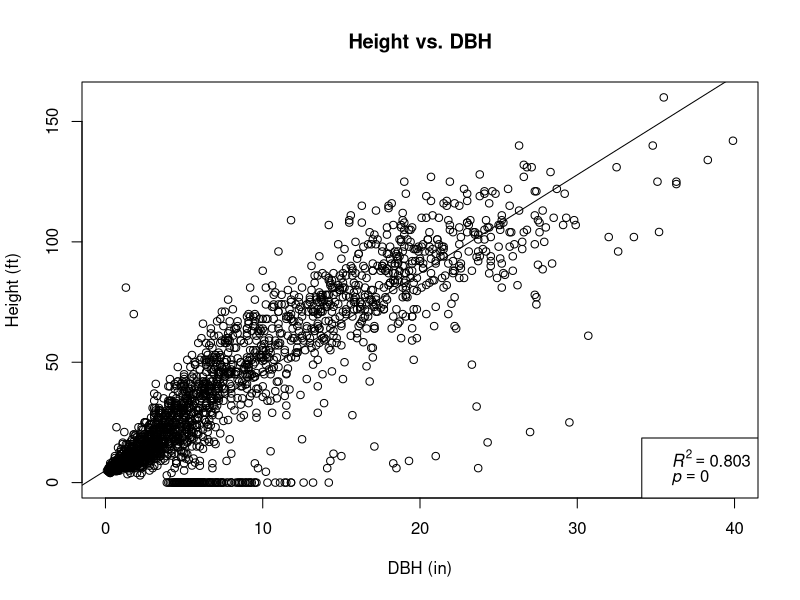
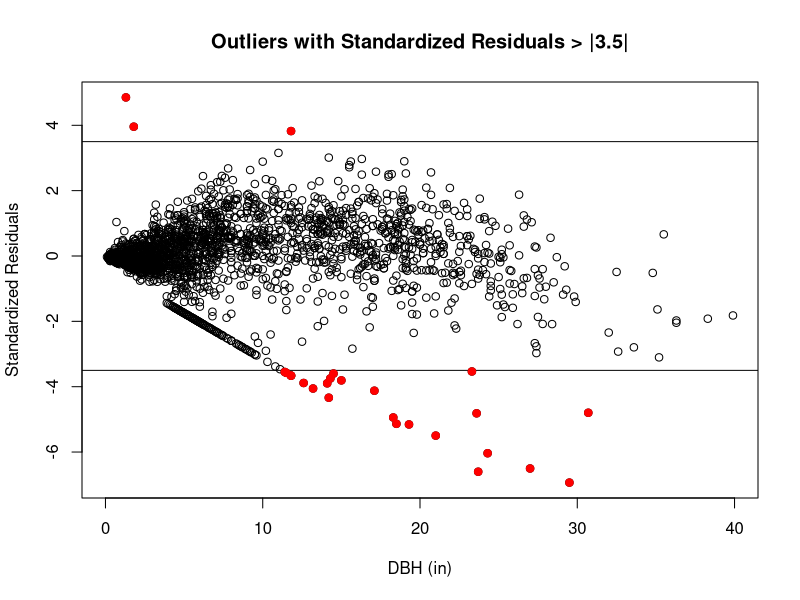
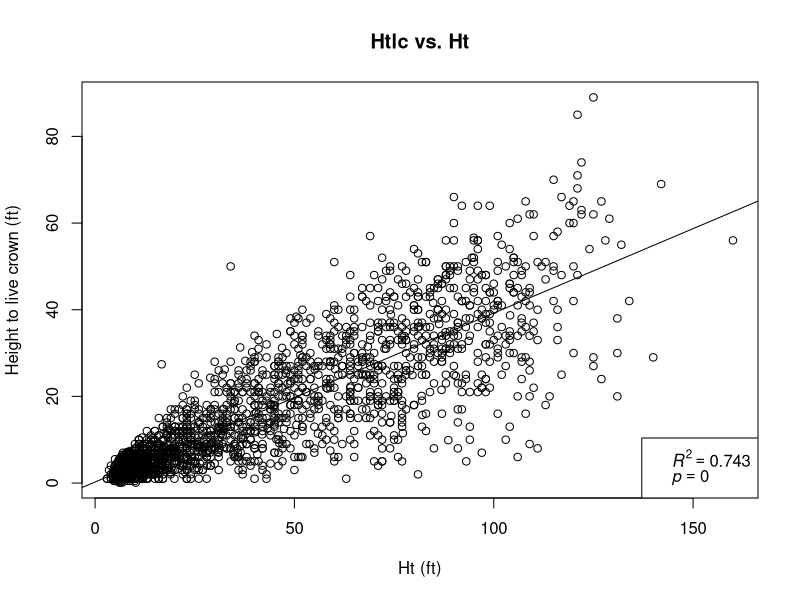
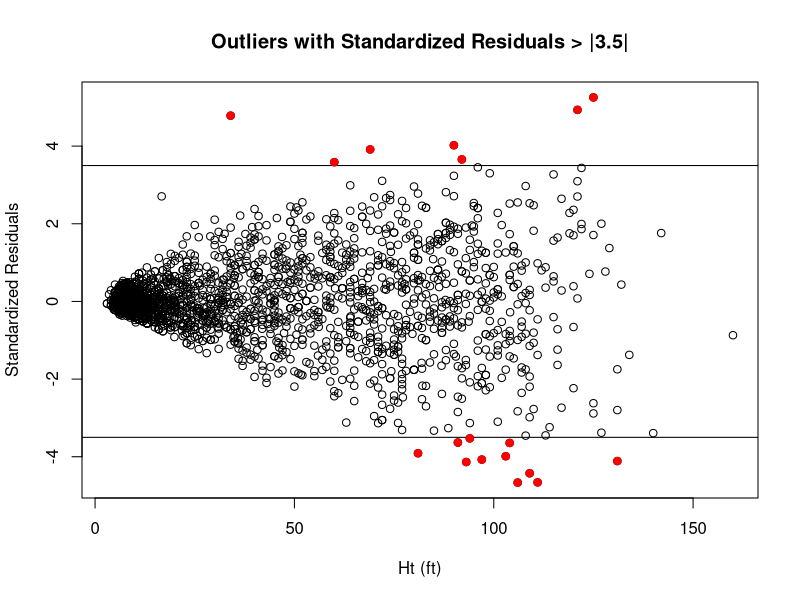

The R script that drew these images, in order:
###    Setup workspace
#Identify user
username <- Sys.getenv("USERNAME")

#Create file path to Git repository
dir <- paste("C:/Users/", username, "/Documents/GitHub/Quality-Control---Overstory", sep = "")

#Set working directory
setwd(dir)

##  Load Packages

##  Load Data
trees = data.frame(read.csv("tbl_trees.csv"))
sample_units = data.frame(read.csv("tbl_unit.csv"))
sample_episodes = data.frame(read.csv("tbl_unitSamplingEpisode.csv"))

## Remove unnecessary data from sample_units object
## This will make file easier to view
sample_units <- sample_units[,-c(5:12, 14:17, 21:24)]

##  Add Unit Name
unitID <- merge(sample_episodes[,1:2], sample_units[,1:3], by = "unitID")
unitID <- unitID[,-3]
unitID <- unitID[,-1]
trees <- merge(trees , unitID , by = "unitSamplingEpisodeID")
#during this step 202 records are deleted (because they have an unrecognized UnitSamplingEpisodeID of 18).  It appears that they are duplicates from UnitSamplingID 11 (Angel)

###    Logical Boundaries
##  Heights
OutL1 <- trees[trees$htlc_ft > trees$ht_ft,]
OutL1 <- OutL1[!is.na(OutL1$treeID),]
OutL2 <- trees[trees$cbh_ft > trees$htlc_ft,]
OutL2 <- OutL2[!is.na(OutL2$treeID),]


##  Scorch/Char
OutL3 <- trees[trees$minBoleChar_ft > trees$maxBoleChar_ft,]
OutL3 <- OutL3[!is.na(OutL3$treeID),]
OutL4 <- trees[trees$maxBoleChar_ft > trees$ht_ft,]
OutL4 <- OutL4[!is.na(OutL4$treeID),]
OutL5 <- trees[trees$maxScorchHt_ft > trees$htlc_ft,]
OutL5 <- OutL5[!is.na(OutL5$treeID),]

##  StatusID
OutL6 <- trees[trees$statusID == 6,]
OutL6 <- OutL6[OutL6$htlc_ft > 0,]
OutL6 <- OutL6[!is.na(OutL6$htlc_ft),]
OutL7 <- trees[trees$statusID == 1,]
OutL7 <- OutL7[OutL7$htlc_ft == 0,]
OutL7 <- OutL7[!is.na(OutL7$htlc_ft),]
OutL8 <- trees[trees$statusID == 6,]
OutL8 <- OutL8[!is.na(OutL8$maxScorchHt_ft) | !is.na(OutL8$minBoleChar_ft) | !is.na(OutL8$maxBoleChar_ft) | !is.na(OutL8$burnSeverity) | !is.na(OutL8$crownScorch_. != 0),]
OutL8 <- OutL8[!is.na(OutL8$treeID),]

##  Burn Severity
OutL9 <- trees[trees$burnSeverity == 3,]
OutL9 <- OutL9[OutL9$crownScorch_. < 100,]
OutL9 <- OutL9[!is.na(OutL9$burnSeverity),]
OutL10 <- trees[trees$burnSeverity == 2,]
OutL10 <- OutL10[OutL10$crownScorch_. > 99 | OutL10$crownScorch_.  < 1,]
OutL10 <- OutL10[!is.na(OutL10$burnSeverity),]
OutL11 <- trees[trees$burnSeverity == 1,]
OutL11 <- OutL11[OutL11$crownScorch_. > 0,]
OutL11 <- OutL11[!is.na(OutL11$burnSeverity),]

##  Add Error Message and Output to OutLog
if(nrow(OutL1) > 0) {OutL1$Error <- "Logical Bound (Htlc > Ht)"; OutLog <- rbind(OutL1)}
if(nrow(OutL2) > 0) {OutL2$Error <- "Logical Bound (Cbh > Htlc)"; ifelse(exists("OutLog"), OutLog <- rbind(OutLog, OutL2), OutLog <- rbind(OutL2))}
if(nrow(OutL3) > 0) {OutL3$Error <- "Logical Bound (MinChar > MaxChar)"; ifelse(exists("OutLog"), OutLog <- rbind(OutLog, OutL3), OutLog <- rbind(OutL3))}
if(nrow(OutL4) > 0) {OutL4$Error <- "Logical Bound (MaxChar > Ht)"; ifelse(exists("OutLog"), OutLog <- rbind(OutLog, OutL4), OutLog <- rbind(OutL4))}
if(nrow(OutL5) > 0) {OutL5$Error <- "Logical Bound (MaxScorch > Htlc)"; ifelse(exists("OutLog"), OutLog <- rbind(OutLog, OutL5), OutLog <- rbind(OutL5))}
if(nrow(OutL6) > 0) {OutL6$Error <- "Logical Bound (Dead w/ Live Crown)"; ifelse(exists("OutLog"), OutLog <- rbind(OutLog, OutL6), OutLog <- rbind(OutL6))}
if(nrow(OutL7) > 0) {OutL7$Error <- "Logical Bound (Live w/o Live Crown)"; ifelse(exists("OutLog"), OutLog <- rbind(OutLog, OutL7), OutLog <- rbind(OutL7))}
if(nrow(OutL8) > 0) {OutL8$Error <- "Logical Bound (Dead Trees w/ improper data)"; ifelse(exists("OutLog"), OutLog <- rbind(OutLog, OutL8), OutLog <- rbind(OutL8))}
if(nrow(OutL9) > 0) {OutL9$Error <- "Logical Bound (BrnSev 3 Crwn Srch < 100)"; ifelse(exists("OutLog"), OutLog <- rbind(OutLog, OutL9), OutLog <- rbind(OutL9))}
if(nrow(OutL10) > 0) {OutL10$Error <- "Logical Bound (BrnSev 2 Crwn Srch 0 or 100)"; ifelse(exists("OutLog"), OutLog <- rbind(OutLog, OutL10), OutLog <- rbind(OutL10))}
if(nrow(OutL11) > 0) {OutL11$Error <- "Logical Bound (BrnSev1 Crwn Srch > 0)"; ifelse(exists("OutLog"), OutLog <- rbind(OutLog, OutL11), OutLog <- rbind(OutL11))}

###    Regression: Ht over DBH
mod_Ht <- lm(trees$ht_ft ~ trees$dbh_in)
summary(mod_Ht) #R-squared: 0.8035; p < 0.001

##  Calculate residuals and output these potential outliers to OutR1
res_Ht <- rstandard(mod_Ht)
OutR1 <-trees
OutR1 <- OutR1[abs(res_Ht) > 3.5, ]
res_Ht2 <- res_Ht[abs(res_Ht) > 3.5]

##  Plots

#Height Vs. DBH
plot(trees$dbh_in, trees$ht_ft, xlab = "DBH (in)", ylab = "Height (ft)", main = "Height vs. DBH")
abline(mod_Ht)
r2_Ht = summary(mod_Ht)$adj.r.squared
p_Ht = summary(mod_Ht)$coefficients[2,4]
rp_Ht = vector('expression', 2)
rp_Ht[1] = substitute(expression(italic(R)^2 == MYVALUE), list(MYVALUE = format(r2_Ht, dig = 3)))[2]
rp_Ht[2] = substitute(expression(italic(p) == MYOTHERVALUE), list(MYOTHERVALUE = format(p_Ht, digits = 3))) [2]
legend('bottomright', legend = rp_Ht, bty = 0)

#Outliers with Standardized Residuals > |3.5|
plot(trees$dbh_in, res_Ht, xlab = "DBH (in)", ylab = "Standardized Residuals", main = "Outliers with Standardized Residuals > |3.5|")
abline(3.5, 0)
abline(-3.5, 0)
points(OutR1$dbh_in, res_Ht2, pch = 21, col = "red", bg = "red")


###    Regression: Htlc over DBH
##Prep data by removing trees without Htlc
premodHtlc <- trees[!is.na(trees$htlc_ft),]
premodHtlc <- premodHtlc[premodHtlc$htlc_ft > 0,]
mod_Htlc <- lm(formula = premodHtlc$htlc_ft ~ premodHtlc$ht_ft)
summary(mod_Htlc)


##  Calculate residuals and output these potential outliers to OutR2
res_Htlc <- rstandard(mod_Htlc)
OutR2 <-premodHtlc
OutR2 <- OutR2[abs(res_Htlc) > 3.5, ]
res_Htlc2 <- res_Htlc[abs(res_Htlc) > 3.5]

##  Plots

#Htlc Vs. Ht
plot(premodHtlc$ht_ft, premodHtlc$htlc_ft, xlab = "Ht (ft)", ylab = "Height to live crown (ft)", main = "Htlc vs. Ht")
abline(mod_Htlc)
r2_Htlc = summary(mod_Htlc)$adj.r.squared
p_Htlc = summary(mod_Htlc)$coefficients[2,4]
rp_Htlc = vector('expression', 2)
rp_Htlc[1] = substitute(expression(italic(R)^2 == MYVALUE), list(MYVALUE = format(r2_Htlc, dig = 3)))[2]
rp_Htlc[2] = substitute(expression(italic(p) == MYOTHERVALUE), list(MYOTHERVALUE = format(p_Htlc, digits = 3))) [2]
legend('bottomright', legend = rp_Htlc, bty = 0)

#Outliers with Standardized Residuals > |3.5|
plot(premodHtlc$ht_ft, res_Htlc, xlab = "Ht (ft)", ylab = "Standardized Residuals", main = "Outliers with Standardized Residuals > |3.5|")
abline(3.5, 0)
abline(-3.5, 0)
points(OutR2$ht_ft, res_Htlc2, pch = 21, col = "red", bg = "red")

##  Add Error Message and Output to OutReg
if(nrow(OutR1) > 0) {OutR1$Error <- "Regression: Ht~DBH (StdRes > |3.5|)"; OutReg <- rbind(OutR1)}
if(nrow(OutR2) > 0) {OutR2$Error <- "Regression: Htlc~Ht (StdRes > |3.5|)"; ifelse(exists("OutReg"), OutReg <- rbind(OutReg, OutR2), OutLog <- rbind(OutR2))}


###Decimal places- Check to make sure there are not more than 1 decimal places

## Add training data

trees[4,"dbh_in"] <- 2.333
trees[5,"ht_ft"] <- 12.12345
trees[7,"htlc_ft"] <- 107.3571465

##Function 1
num.digits <- function(column) {
  q <- as.character(trees[,column])
  q1 <- as.numeric(q)
  q2 <- (q1 %% 1)
  q3 <- (q2 !=0)
  q4 <- q1[q3]
  q5 <- q[q3]
  q6 <- gsub("^.*\\.","",q5)
  q7 <- nchar(q6, type = "chars")
  q8 <- q7 > 1
  outlist <- list2env(list(q3 = q3, q8 = q8), .GlobalEnv)
  return(outlist)
}

##Function 2 (This is where I am having trouble)
dec_error <- function(column) {
  num.digits(column)
  assign(paste0("Out_", column), trees)
  assign(paste0("Out_", column), trees[q3, ])
  assign(paste0("Out_", column), get(paste0("Out_", column))[q8, ])
  assign(paste0("Out_", column), get(paste0("Out_", column))[!is.na(get(paste0("Out_", column))[,column]),])
  if(nrow(get(paste0("Out_", column))) > 0) {
    ErrorCol <- matrix(data = paste("Precision overstated: ", column), nrow = nrow(get(paste0("Out_", column))), ncol= (1))
    colnames(ErrorCol) <- "Error"
    assign(paste0("Out_", column), cbind(get(paste0("Out_", column)), ErrorCol))
    ifelse(exists("OutDec"), OutDec <- rbind(OutDec, get(paste0("Out_", column))), OutDec <- rbind(get(paste0("Out_", column))))
  }
  OutDec <- list2env(list(OutDec = OutDec), .GlobalEnv)
  return(OutDec)
}

## Run functions on columns (datasets)

dec_error("dbh_in")
dec_error("ht_ft")
dec_error("htlc_ft")
dec_error("cbh_ft")
dec_error("cbh_ft")
dec_error("maxScorchHt_ft")
dec_error("minBoleChar_ft")
dec_error("maxBoleChar_ft")


###Compile and Export All Outliers to Overstory_Outliers.xls
if(nrow(OutLog) > 0) {Overstory_Outliers <- rbind(OutLog)}
if(nrow(OutReg) > 0) {ifelse(exists("Overstory_Outliers"), Overstory_Outliers <- rbind(Overstory_Outliers, OutReg), Overstory_Outliers <- rbind(OutReg))}
if(nrow(OutDec) > 0) {ifelse(exists("Overstory_Outliers"), Overstory_Outliers <- rbind(Overstory_Outliers, OutDec), Overstory_Outliers <- rbind(OutDec))}

#Date and time stamp on output file
dt <- Sys.Date()
tm <- format(Sys.time(), format = "%H.%M.%S", 
             tz = "", usetz = FALSE)
                                                                            
if(nrow(Overstory_Outliers) > 0) {write.csv(Overstory_Outliers, file = paste(dt, "_", tm, "_", username, 
                                                                             "_Overstory_Outliers.csv", 
                                                                             sep = ""))}


